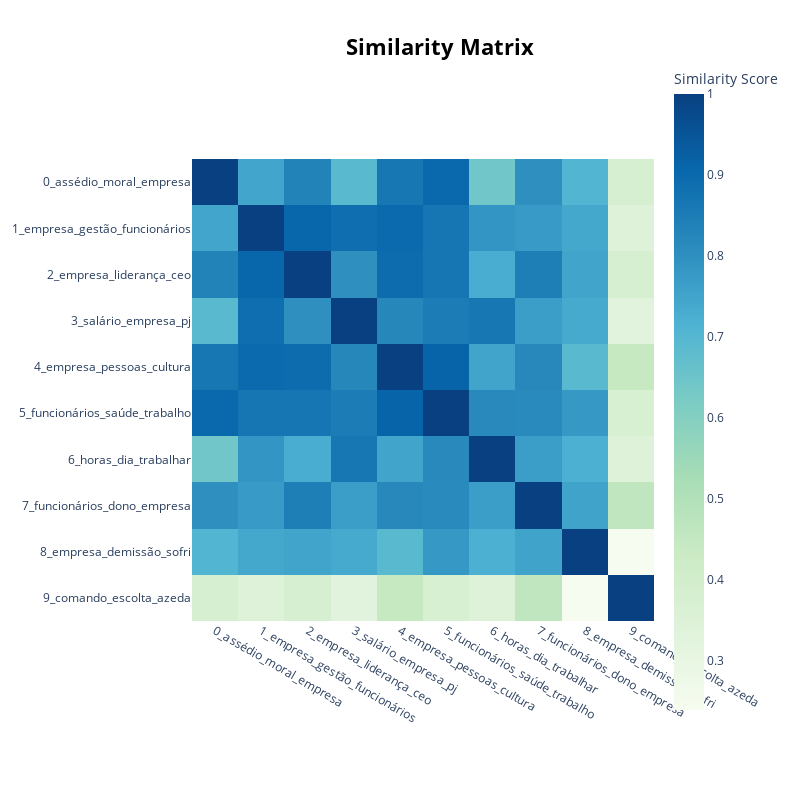

Notebook cell for this chart:
### Code cell
%matplotlib inline
topic_model.visualize_heatmap()

### Figure 1 — Plotly figure (JSON) as saved in the notebook; plotly's stock layout.template omitted (floating-point values rounded to 4 significant figures)
{"data": [{"coloraxis": "coloraxis", "hovertemplate": "x: %{x}<br>y: %{y}<br>Similarity Score: %{z}<extra></extra>", "name": "0", "type": "heatmap", "x": ["0_assédio_moral_empresa", "1_empresa_gestão_funcionários", "2_empresa_liderança_ceo", "3_salário_empresa_pj", "4_empresa_pessoas_cultura", "5_funcionários_saúde_trabalho", "6_horas_dia_trabalhar", "7_funcionários_dono_empresa", "8_empresa_demissão_sofri", "9_comando_escolta_azeda"], "xaxis": "x", "y": ["0_assédio_moral_empresa", "1_empresa_gestão_funcionários", "2_empresa_liderança_ceo", "3_salário_empresa_pj", "4_empresa_pessoas_cultura", "5_funcionários_saúde_trabalho", "6_horas_dia_trabalhar", "7_funcionários_dono_empresa", "8_empresa_demissão_sofri", "9_comando_escolta_azeda"], "yaxis": "y", "z": [[1, 0.7486, 0.8341, 0.691, 0.8665, 0.9031, 0.6427, 0.7999, 0.707, 0.3786], [0.7486, 1.0, 0.9097, 0.8893, 0.8995, 0.8686, 0.7875, 0.7753, 0.7418, 0.3424], [0.8341, 0.9097, 1.0, 0.8, 0.8934, 0.8684, 0.7298, 0.8447, 0.7525, 0.3828], [0.691, 0.8893, 0.8, 1, 0.8232, 0.8525, 0.8663, 0.7657, 0.7363, 0.3301], [0.8665, 0.8995, 0.8934, 0.8232, 1.0, 0.9143, 0.7516, 0.8193, 0.6906, 0.4459], [0.9031, 0.8686, 0.8684, 0.8525, 0.9143, 1.0, 0.8166, 0.8146, 0.7803, 0.3751], [0.6427, 0.7875, 0.7298, 0.8663, 0.7516, 0.8166, 1, 0.7657, 0.7225, 0.3483], [0.7999, 0.7753, 0.8447, 0.7657, 0.8193, 0.8146, 0.7657, 1, 0.754, 0.4604], [0.707, 0.7418, 0.7525, 0.7363, 0.6906, 0.7803, 0.7225, 0.754, 1.0, 0.2395], [0.3786, 0.3424, 0.3828, 0.3301, 0.4459, 0.3751, 0.3483, 0.4604, 0.2395, 1.0]]}], "layout": {"coloraxis": {"colorbar": {"title": {"text": "Similarity Score"}}, "colorscale": [[0, "rgb(247,252,240)"], [0.125, "rgb(224,243,219)"], [0.25, "rgb(204,235,197)"], [0.375, "rgb(168,221,181)"], [0.5, "rgb(123,204,196)"], [0.625, "rgb(78,179,211)"], [0.75, "rgb(43,140,190)"], [0.875, "rgb(8,104,172)"], [1, "rgb(8,64,129)"]]}, "height": 800, "hoverlabel": {"bgcolor": "white", "font": {"family": "Rockwell", "size": 16}}, "legend": {"title": {"text": "Trend"}}, "margin": {"t": 60}, "showlegend": true, "title": {"font": {"color": "Black", "size": 22}, "text": "<b>Similarity Matrix</b>", "x": 0.55, "xanchor": "center", "y": 0.95, "yanchor": "top"}, "width": 800, "xaxis": {"anchor": "y", "constrain": "domain", "domain": [0, 1], "scaleanchor": "y"}, "yaxis": {"anchor": "x", "autorange": "reversed", "constrain": "domain", "domain": [0, 1]}}}
